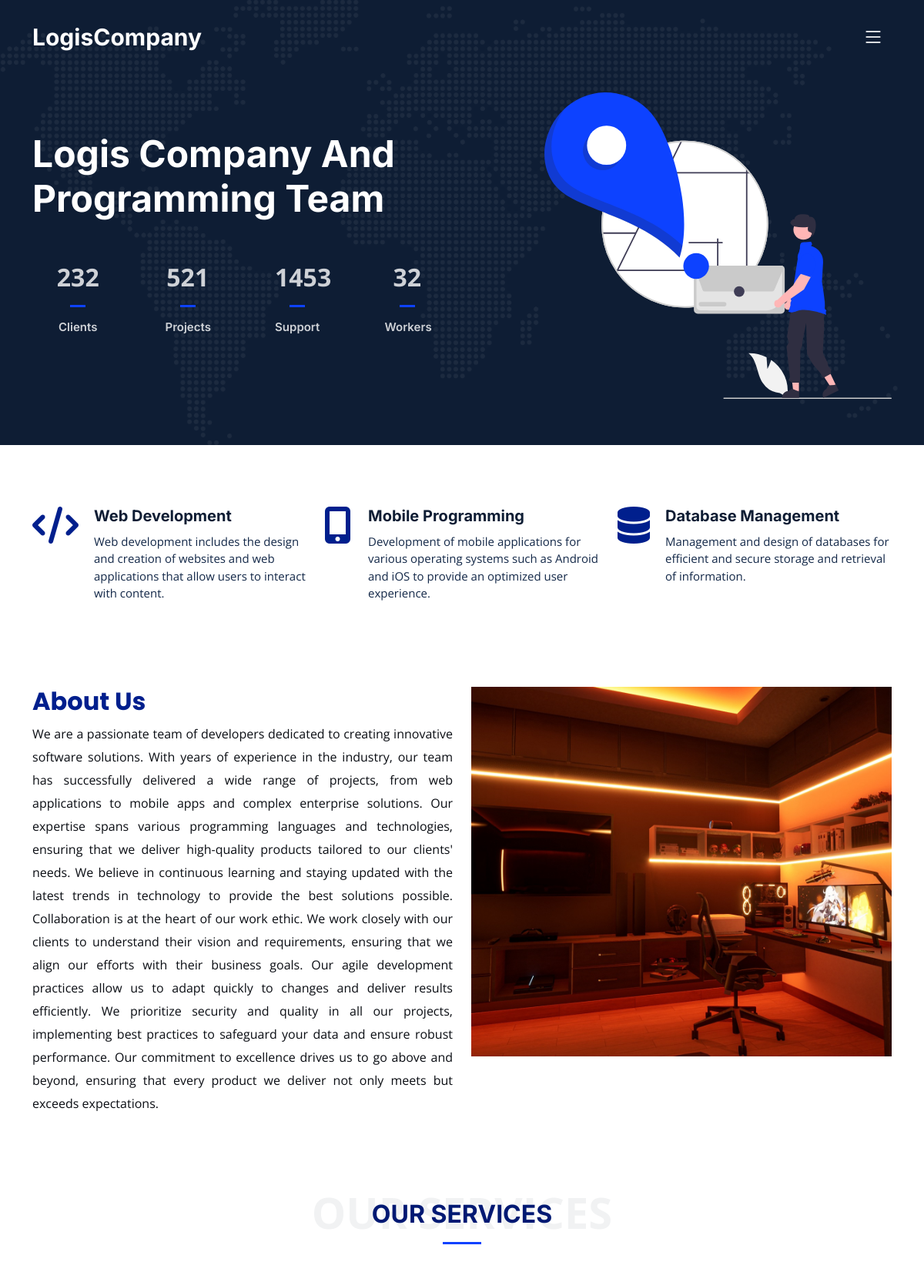
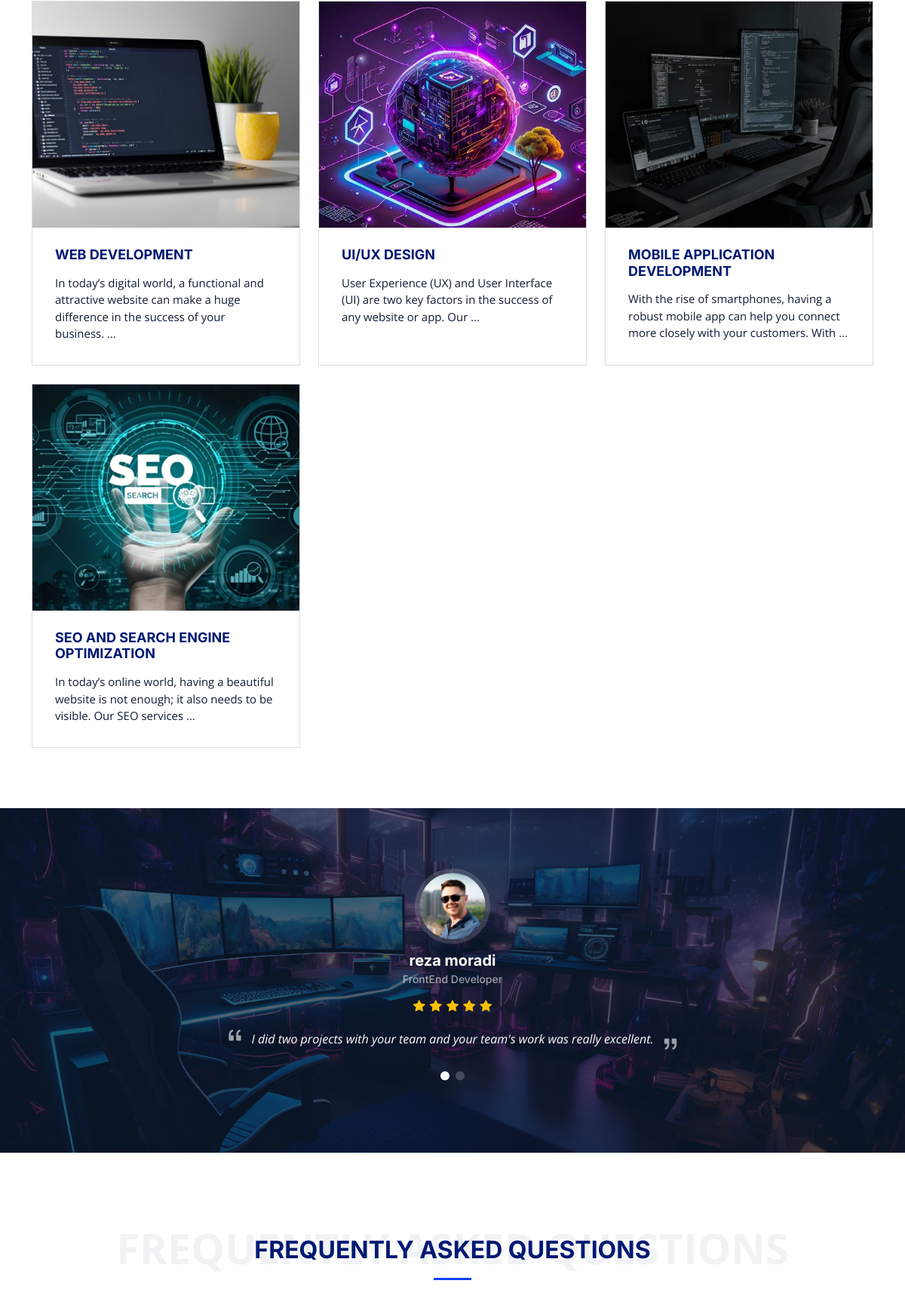
The page / (upper part) on the database its author committed (2 pictures, top to bottom).
### core/models.py (models this page shows, shortened)
class SiteSettings(models.Model):
    about_us_text = models.TextField(null=True, blank=True)
    contact_us_text = models.TextField(null=True, blank=True)
    address = models.CharField(max_length=250, null=True, blank=True)
    phone = models.CharField(max_length=250, null=True, blank=True)
    email = models.CharField(max_length=250, null=True, blank=True)
    copy_right = models.CharField(max_length=255)
    instagram_link = models.CharField(max_length=250, null=True, blank=True, default='https://instagram.com/username')
    telegram_link = models.CharField(max_length=250, null=True, blank=True, default='https://t.me/username')
    whatsapp_link = models.CharField(max_length=250, null=True, blank=True, default='https://wa.me/0123456789')

class Service(models.Model):
    title = models.CharField(max_length=50, unique=True)
    slug = models.SlugField(max_length=50, unique=True)
    description = models.TextField()
    image = models.ImageField(upload_to='images/service')

class Comment(models.Model):
    full_name = models.CharField(max_length=50)
    profession = models.CharField(max_length=50)
    description = models.TextField(max_length=100)
    star = models.IntegerField()
    image = models.ImageField(upload_to='images/comment')

### core/views.py (the view)
# urls.py: path('', views.home, name='home'),
def home(request):
    site_settings = SiteSettings.objects.first()
    faq_list = FAQ.objects.all()
    services = Service.objects.all()
    comments = Comment.objects.all()[:5]
    context = {
        'site_settings': site_settings,
        'faq_list': faq_list,
        'services': services,
        'comments': comments,
    }
    return render(request, 'core/home.html', context)

### core/templates/core/home.html (shortened to what this page needs)
{% extends 'base.html' %}
{% load static %}
{% block content %}
    <section id="hero" class="hero d-flex align-items-center">
        <div class="container">
            <div class="row gy-4 d-flex justify-content-between">
                <div class="col-lg-6 order-2 order-lg-1 d-flex flex-column justify-content-center">
                    <h2 data-aos="fade-up">Logis Company And Programming Team</h2>
                    <div class="row gy-4" data-aos="fade-up" data-aos-delay="400">
                        <div class="col-lg-3 col-6">
                            <div class="stats-item text-center w-100 h-100">
                                <span data-purecounter-start="0" data-purecounter-end="232"
                                      data-purecounter-duration="1" class="purecounter"></span>
                                <p>Clients</p>
                            </div>
                        </div>
                        <div class="col-lg-3 col-6">
                            <div class="stats-item text-center w-100 h-100">
                                <span data-purecounter-start="0" data-purecounter-end="521"
                                      data-purecounter-duration="1" class="purecounter"></span>
                                <p>Projects</p>
                            </div>
                        </div>
                        <div class="col-lg-3 col-6">
                            <div class="stats-item text-center w-100 h-100">
                                <span data-purecounter-start="0" data-purecounter-end="1453"
                                      data-purecounter-duration="1" class="purecounter"></span>
                                <p>Support</p>
                            </div>
                        </div>
                        <div class="col-lg-3 col-6">
                            <div class="stats-item text-center w-100 h-100">
                                <span data-purecounter-start="0" data-purecounter-end="32" data-purecounter-duration="1"
                                      class="purecounter"></span>
                                <p>Workers</p>
                            </div>
                        </div>
                    </div>
                </div>
                <div class="col-lg-5 order-1 order-lg-2 hero-img" data-aos="zoom-out">
                    <img src="{% static 'img/hero-img.svg' %}" class="img-fluid mb-3 mb-lg-0" alt="">
                </div>
            </div>
        </div>
    </section>
    <main id="main">
        <section id="featured-services" class="featured-services">
            <div class="container">
                <div class="row gy-4">
                    <div class="col-lg-4 col-md-6 service-item d-flex" data-aos="fade-up">
                        <div class="icon flex-shrink-0"><i class="fa-solid fa-code"></i></div>
                        <div>
                            <h4 class="title">Web Development</h4>
                            <p class="description">Web development includes the design and creation of websites and web
                                applications that allow users to interact with content.</p>
                        </div>
                    </div>
                    <div class="col-lg-4 col-md-6 service-item d-flex" data-aos="fade-up" data-aos-delay="100">
                        <div class="icon flex-shrink-0"><i class="fa-solid fa-mobile-alt"></i></div>
                        <div>
                            <h4 class="title">Mobile Programming</h4>
                            <p class="description">Development of mobile applications for various operating systems such
                                as Android and iOS to provide an optimized user experience.</p>
                        </div>
                    </div>
                    <div class="col-lg-4 col-md-6 service-item d-flex" data-aos="fade-up" data-aos-delay="200">
                        <div class="icon flex-shrink-0"><i class="fa-solid fa-database"></i></div>
                        <div>
                            <h4 class="title">Database Management</h4>
                            <p class="description">Management and design of databases for efficient and secure storage
                                and retrieval of information.</p>
                        </div>
                    </div>
                </div>
            </div>
        </section>
        <section id="about" class="about pt-0">
            <div class="container" data-aos="fade-up">
                <div class="row gy-4">
                    <div class="col-lg-6 position-relative align-self-start order-lg-last order-first">
                        <img src="{% static 'img/cta-bg.jpg' %}" class="img-fluid" style="width: 100%; height: 480px;object-fit: cover" alt="About Us">
                    </div>
                    <div class="col-lg-6 content order-last order-lg-first">
                        <h3>About Us</h3>
                        <p style="text-align: justify;line-height: 30px">{{ site_settings.about_us_text }}</p>
                    </div>
                </div>
            </div>
        </section>
        <section id="service" class="services pt-0">
            <div class="container" data-aos="fade-up">
                <div class="section-header">
                    <h2>Our Services</h2>
                </div>
                <div class="row gy-4">
                    {% for service in services %}
                        <div class="col-lg-4 col-md-6" data-aos="fade-up" data-aos-delay="200">
                            <div class="card">
                                <div class="card-img">
                                    <img src="{{ service.image.url }}" alt="{{ service.title }}"
                                         class="img-fluid fixed-size-img">
                                </div>
                                <h3><a href="{% url 'core:service_detail' service.slug %}"
                                       class="stretched-link">{{ service.title }}</a></h3>
                                <p>{{ service.description|truncatewords:20 }}</p>
                            </div>
                        </div>
                    {% endfor %}
                </div>
            </div>
        </section>
        <section id="testimonials" class="testimonials">
            <div class="container">
                <div class="slides-1 swiper" data-aos="fade-up">
                    <div class="swiper-wrapper">
                        {% for comment in comments %}
                            <div class="swiper-slide">
                                <div class="testimonial-item">
                                    <img src="{{ comment.image.url }}" class="testimonial-img" alt="">
                                    <h3>{{ comment.full_name }}</h3>
                                    <h4>{{ comment.profession }}</h4>
                                    <div class="stars">
                                        {% for i in ""|rjust:comment.star %}
                                            <i class="bi bi-star-fill"></i>
                                        {% endfor %}
                                    </div>
                                    <p>
                                        <i class="bi bi-quote quote-icon-left"></i>
                                        {{ comment.description }}
                                        <i class="bi bi-quote quote-icon-right"></i>
                                    </p>
                                </div>
                            </div>
                        {% endfor %}
                    </div>
                    <div class="swiper-pagination"></div>
                </div>
            </div>
        </section>
        <section id="faq" class="faq">
            <div class="container" data-aos="fade-up">
                <div class="section-header">
                    <h2>Frequently Asked Questions</h2>
                </div>
            </div>
        </section>
    </main>
{% endblock %}

### rows shown on the page
SiteSettings: about_us_text "We are a passionate team of developers dedicated to creating innovative software solutions. With years of experience in the industry, our team has successfully delivered a wide range of projects, from web applications to mobile apps and complex enterprise solutions. Our expertise spans various programming languages and technologies, ensuring that we deliver high-quality products tailored to our clients' needs. We believe in continuous learning and staying updated with the latest trends in technology to provide the best solutions possible. Collaboration is at the heart of our work ethic. We work closely with our clients to understand their vision and requirements, ensuring that we align our…"
Service: image (picture), title "WEB DEVELOPMENT", description "In today’s digital world, a functional and attractive website can make a huge difference in the success of your business. …"
Service: image (picture), title "UI/UX DESIGN", description "User Experience (UX) and User Interface (UI) are two key factors in the success of any website or app. Our …"
Service: image (picture), title "MOBILE APPLICATION DEVELOPMENT", description "With the rise of smartphones, having a robust mobile app can help you connect more closely with your customers. With …"
Service: image (picture), title "SEO AND SEARCH ENGINE OPTIMIZATION", description "In today’s online world, having a beautiful website is not enough; it also needs to be visible. Our SEO services …"
Comment: image (picture), full_name "reza moradi", profession "FrontEnd Developer", star 5 (drawn), description "I did two projects with your team and your team's work was really excellent."
